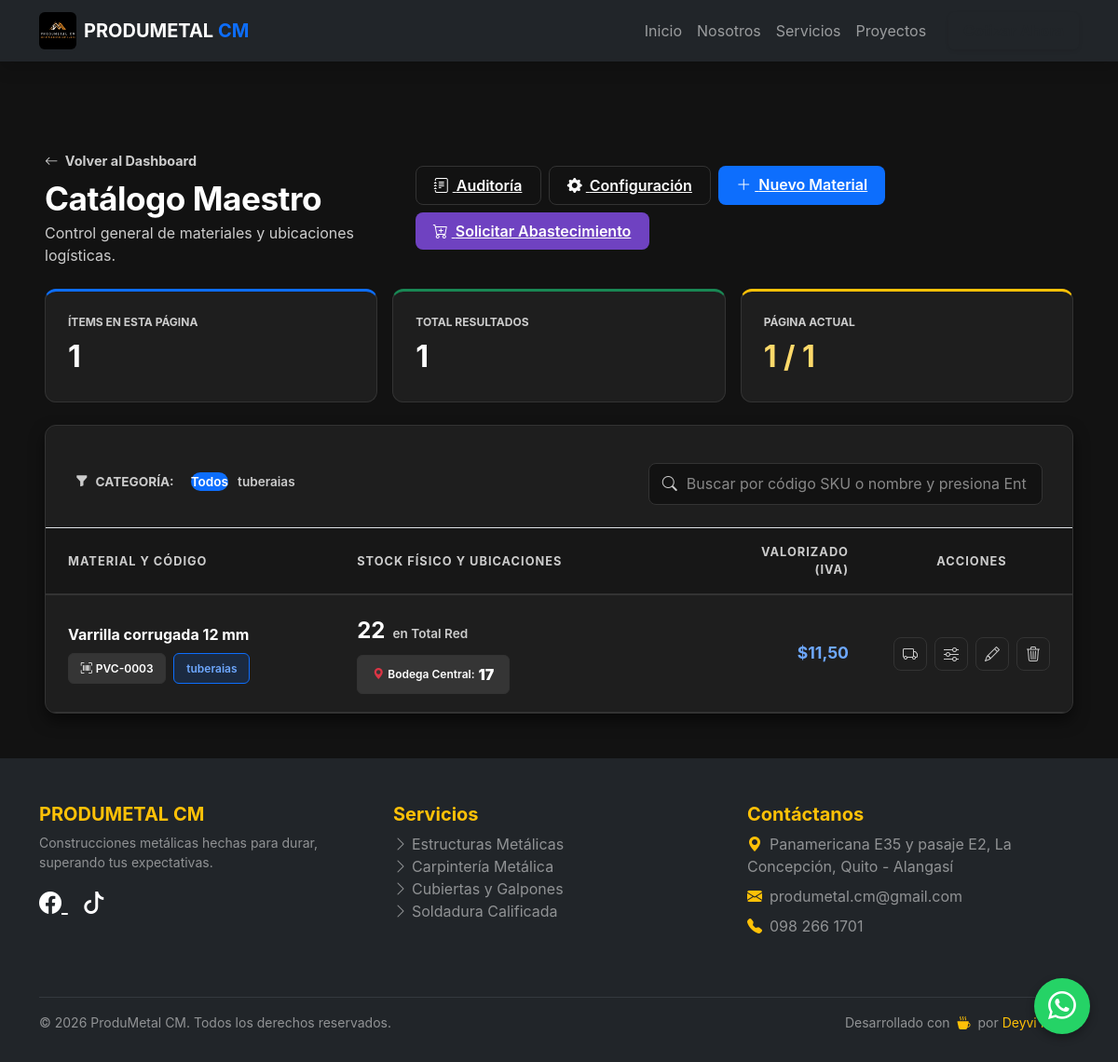
Before: /erp/inventario/ (signed in) with the older database file.
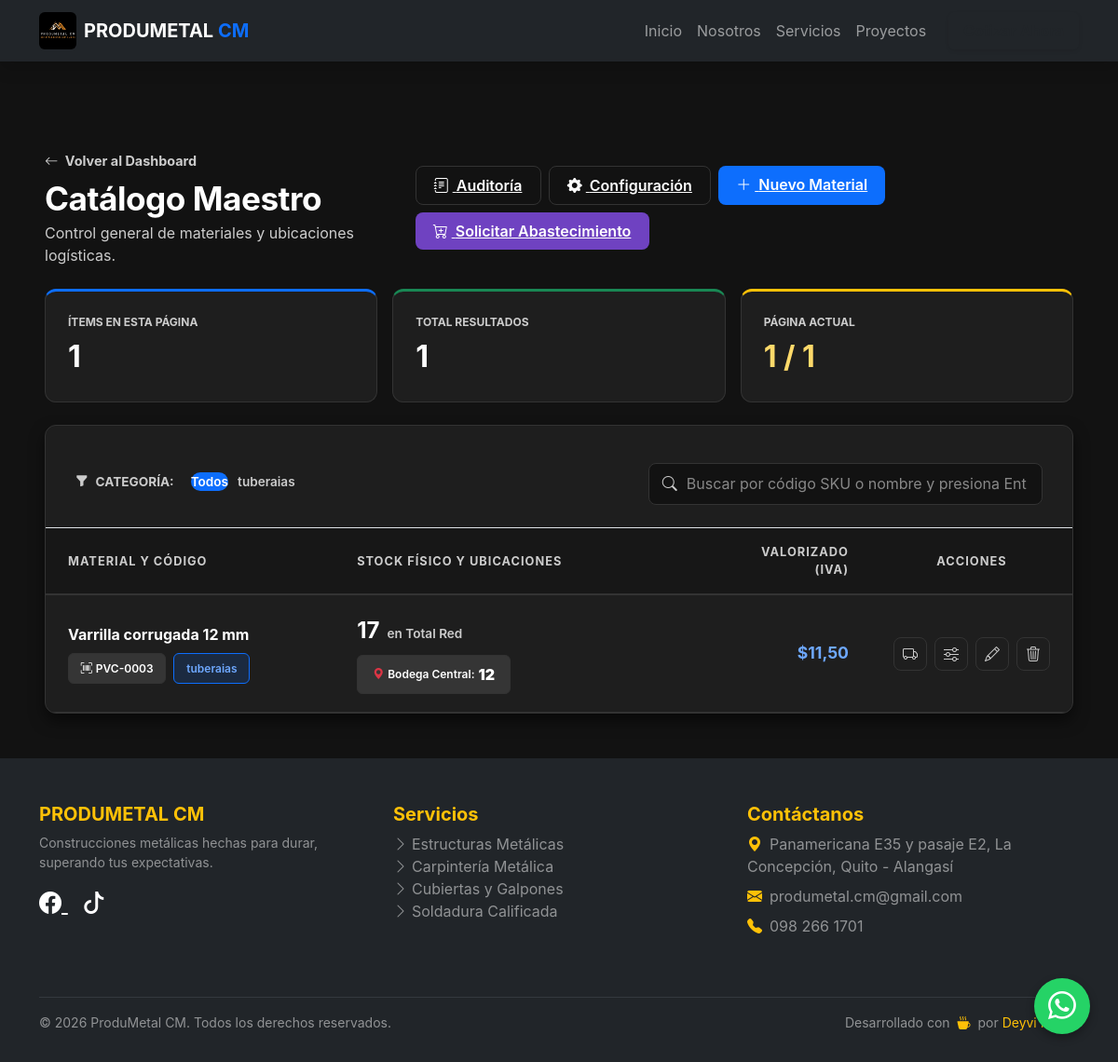
After: the same page with the newer database file.
### web/models.py (models this page shows, shortened)
class Material(models.Model):
    categoria = models.ForeignKey(Categoria, on_delete=models.PROTECT)
    sku = models.CharField(
        max_length=50, unique=True, blank=True, editable=False,
        help_text="Código único auto-generado"
    )
    nombre = models.CharField(
        max_length=200,
        help_text="Nombre comercial o norma técnica"
    )
    descripcion = models.TextField(blank=True, null=True)
    stock_actual = models.DecimalField(
        max_digits=10, decimal_places=2, default=0.00,
        help_text="Stock Total (Suma de bodegas). Denormalizado para reportes rápidos."
    )
    stock_minimo = models.DecimalField(
        max_digits=10, decimal_places=2, default=5.00,
        help_text="Umbral para alertas de reabastecimiento"
    )
    precio_base = models.DecimalField(
        max_digits=10, decimal_places=2, default=0.00,
        help_text="Precio unitario sin impuesto"
    )
    impuesto_porcentaje = models.DecimalField(
        max_digits=5, decimal_places=2, default=15.00,
        help_text="Porcentaje de impuesto (IVA, etc)"
    )
    is_active = models.BooleanField(
        default=True,
        help_text="Desmarcar para borrado lógico (mantiene histórico)"
    )
    fecha_creacion = models.DateTimeField(auto_now_add=True)
    fecha_modificacion = models.DateTimeField(auto_now=True)
    history = HistoricalRecords()
    class Meta:
        verbose_name_plural = "Inventario (Materiales y Consumibles)"
        ordering = ['-fecha_creacion']
        indexes = [
            models.Index(fields=['sku']),
            models.Index(fields=['categoria', 'is_active']),
        ]
    @property
    def precio_total_con_impuesto(self):
        impuesto = (self.precio_base * self.impuesto_porcentaje) / 100
        return self.precio_base + impuesto

class StockBodega(models.Model):
    material = models.ForeignKey(Material, on_delete=models.CASCADE, related_name='stocks_bodegas')
    bodega = models.ForeignKey(Bodega, on_delete=models.CASCADE, related_name='inventario')
    cantidad = models.DecimalField(max_digits=10, decimal_places=2, default=0.00)
    class Meta:
        unique_together = ('material', 'bodega')

class Categoria(models.Model):
    nombre = models.CharField(max_length=100)
    prefijo = models.CharField(max_length=10, unique=True, help_text="Ej: FER, ELE, PVC")
    is_active = models.BooleanField(default=True)

class Bodega(models.Model):
    nombre = models.CharField(max_length=100, unique=True)
    ubicacion = models.CharField(max_length=200, blank=True, null=True)
    is_principal = models.BooleanField(default=False)

### web/views.py (the view, shortened to what this page needs)
# urls.py: path('erp/inventario/', views.inventario_actual, name='inventario_actual'),
@login_required(login_url='login')
def inventario_actual(request):
    if request.user.is_superuser:
        materiales_list = Material.objects.all().order_by('nombre')
    categorias = Categoria.objects.filter(is_active=True)
    categoria_id = request.GET.get('categoria')
    if categoria_id:
        materiales_list = materiales_list.filter(categoria_id=categoria_id)
    query = request.GET.get('q', '').strip()
    if query:
        materiales_list = materiales_list.filter(
            Q(nombre__icontains=query) | Q(sku__icontains=query)
        )
    alertas = Material.objects.filter(stock_actual__lte=F('stock_minimo'))
    paginator = Paginator(materiales_list, 20) # 20 materiales por página
    page_number = request.GET.get('page')
    page_obj = paginator.get_page(page_number)
    return render(request, 'web/erp/inventario.html', {
        'page_obj': page_obj, # El HTML debe usar page_obj ahora
        'categorias': categorias,
        'alertas': alertas,
        'rol': 'Administrador' if request.user.is_superuser else 'Bodeguero'
    })

### web/templates/web/erp/inventario.html (shortened to what the changed rows need)
{% extends 'web/base.html' %}
{% load static %}
{% block content %}
<div class="container-fluid px-3 px-xl-5 mb-5" style="margin-top: 90px; max-width: 1500px;">
    <div class="d-flex flex-column flex-md-row justify-content-between align-items-start align-items-md-center gap-3 mb-4">
        <div>
            <h2 class="fw-bold text-white mb-0" style="font-size: 2.2rem; letter-spacing: -0.5px;">Catálogo Maestro</h2>
        </div>
    </div>
    <div class="card-elegant">
        <div class="table-responsive">
            <table class="table-elegant">
                <thead>
                    <tr>
                        <th style="width: 30%;">Material y Código</th>
                        <th style="width: 40%;">Stock Físico y Ubicaciones</th>
                        <th class="text-end d-none d-sm-table-cell" style="width: 15%;">Valorizado (IVA)</th>
                        {% if rol == 'Administrador' %}
                            <th class="text-center" style="width: 15%;">Acciones</th>
                        {% endif %}
                    </tr>
                </thead>
                <tbody>
                    {% for mat in page_obj %}
                    <tr class="{% if mat.stock_actual <= mat.stock_minimo %}row-alerta{% endif %}">
                        <td>
                            <div class="fw-bold text-white mb-2" style="font-size: 1rem;">{{ mat.nombre }}</div>
                            <div class="d-flex flex-wrap gap-2">
                                <span class="badge-soft bg-gray-custom"><i class="bi bi-upc-scan me-1"></i> {{ mat.sku }}</span>
                                <span class="badge-soft bg-blue-custom">{{ mat.categoria.nombre|default:"Sin Categoría" }}</span>
                            </div>
                        </td>
                        <td>
                            <div class="d-flex align-items-baseline gap-2 mb-2">
                                <span class="fw-bold fs-4 {% if mat.stock_actual <= mat.stock_minimo %}text-danger{% else %}text-white{% endif %}">
                                    {{ mat.stock_actual|floatformat:"0" }}
                                </span>
                                <span style="color: var(--text-light); font-size: 0.85rem; font-weight: 600;">{{ mat.unidad_medida }} en Total Red</span>
                            </div>
                            <div class="d-flex flex-wrap gap-2">
                                {% for stock in mat.stocks_bodegas.all %}
                                    {% if stock.cantidad > 0 %}
                                        {% if rol == 'Administrador' or stock.bodega.id == request.user.perfil.bodega_asignada.id %}
                                            <div class="badge-soft bg-gray-custom px-3 py-2">
                                                <i class="bi bi-geo-alt-fill text-danger me-1"></i> {{ stock.bodega.nombre }}:
                                                <strong class="text-white ms-1 fs-6">{{ stock.cantidad|floatformat:"0" }}</strong>
                                            </div>
                                        {% endif %}
                                    {% endif %}
                                {% endfor %}
                            </div>
                        </td>
                        <td class="text-end fw-bold d-none d-sm-table-cell" style="color: #6ea8fe; font-size: 1.1rem;">
                            ${{ mat.precio_total_con_impuesto|floatformat:2 }}
                        </td>
                        {% if rol == 'Administrador' %}
                        <td class="text-center">
                            <div class="d-flex justify-content-center gap-2">
                                <a href="{% url 'trasladar_material' mat.id %}" class="btn-icon transfer" title="Trasladar a otra bodega">
                                    <i class="bi bi-truck"></i>
                                </a>
                                <a href="{% url 'realizar_ajuste' mat.id %}" class="btn-icon edit" title="Ajuste Manual">
                                    <i class="bi bi-sliders"></i>
                                </a>
                                <a href="{% url 'editar_material' mat.id %}" class="btn-icon" title="Editar Información">
                                    <i class="bi bi-pencil"></i>
                                </a>
                                <form action="{% url 'eliminar_material' mat.id %}" method="POST" class="d-inline">
                                    <button type="submit" class="btn-icon delete" onclick="return confirm('¿Desactivar este material del catálogo?');" title="Desactivar">
                                        <i class="bi bi-trash3"></i>
                                    </button>
                                </form>
                            </div>
                        </td>
                        {% endif %}
                    </tr>
                    {% endfor %}
                </tbody>
            </table>
        </div>
    </div>
</div>
{% endblock %}

Changed rows visible on the page:
changed Material "Varrilla corrugada 12 mm": stock_actual "22" → "17"
changed StockBodega "Bodega Central": cantidad "17" → "12"
